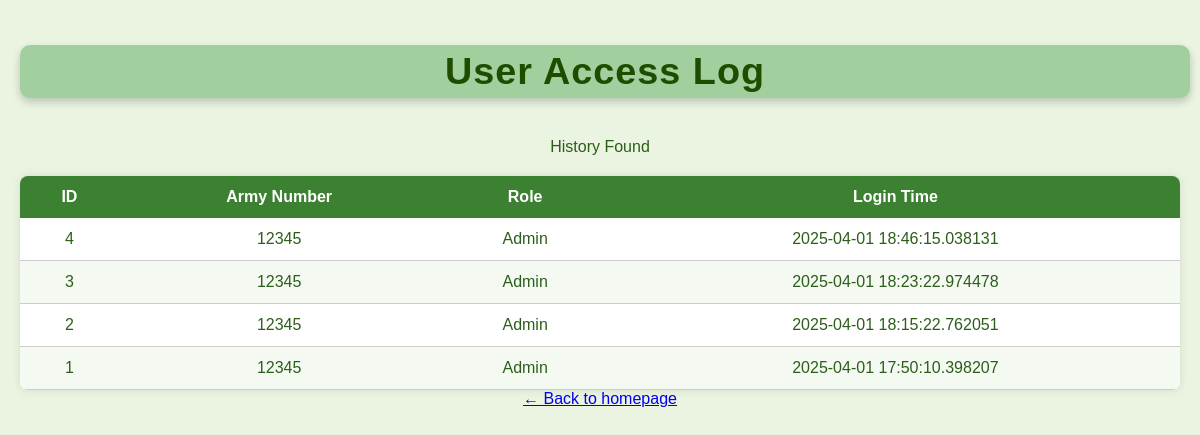
The app's page /history with its own data.
### tables this page shows
CREATE TABLE HISTORY (
                            id INTEGER PRIMARY KEY AUTOINCREMENT,
                            armyNo TEXT NOT NULL,
                            role TEXT NOT NULL,
                            login_time TIMESTAMP DEFAULT CURRENT_TIMESTAMP
                        );

### main.py (the view)
@app.route('/history',methods=['GET'])
def history():
    history = db_Setup.view_history(login_records)
    print(f"history route -")  # Debugging
    return render_template('loginHistory.html', history=history)

### db_Setup.py (called while the page is built)
def view_history(db):
    connection = None
    try:
        connection = sqlite3.connect(db)
        cursor = connection.cursor()
        cursor.execute("SELECT id, armyNo, role, login_time FROM HISTORY ORDER BY login_time DESC")
        records = cursor.fetchall()
        history_list = []
        for record in records:
            history_list.append({
                'id': record[0],
                'armyNo': record[1],
                'role': record[2],
                'login_time': record[3]
            })
        return history_list
    except sqlite3.Error as e:
        print(f"Error retrieving history: {e}")
        return []
    finally:
        if connection:
            connection.close()

### main.py (called while the page is built, shortened)
@app.before_request
def check_csrf_token():
    if '_csrf_token' not in session:
        session['_csrf_token'] = secrets.token_hex(32)  # Generate a random CSRF token
        csrf_token = request.form.get('csrf_token')

def is_login_page():
    return request.endpoint == 'login'

@app.before_request
def check_session_timeout():
    if is_login_page():
        return
    session['last_activity'] = time.time()  # Update last activity time

### templates/loginHistory.html (shortened to what this page needs)
<!DOCTYPE html>
<html lang="en">
<head>
    <link rel="stylesheet" href="{{ url_for('static', filename='css/viewusersCSS.css') }}">
</head>
<body>
    <h1>User Access Log</h1>
    {% if history %}
    <p>History Found</p>
    <table>
    <thead>
        <tr>
            <th>ID</th>
            <th>Army Number</th>
            <th>Role</th>
            <th>Login Time</th>
        </tr>
    </thead>
    <tbody>
        {% for record in history %}
        <tr>
            <td>{{ record.id }}</td>
            <td>{{ record.armyNo }}</td>
            <td>{{ record.role }}</td>
            <td>{{ record.login_time }}</td>
        </tr>
        {% endfor %}
    </tbody>
    </table>
{% else %}
    <p>No history records found.</p>
{% endif %}
    <a href="{{ url_for('homepage') }}" class="back-link">← Back to homepage</a>
</body>
</html>

### static/css/viewusersCSS.css (style rules this page uses)
body { font-family: Arial, sans-serif; background-color: #eaf4e0; color: #2c5e1a; margin: 0; padding: 20px; text-align: center; }
h1 { font-size: 1cm; color: #1f4d00; background-color: #a1d09e; padding: 5px; border-radius: 10px; box-shadow: 0px 4px 8px rgba(0, 0, 0, 0.2); margin-bottom: 40px; width: 100%; max-width: 1500px; font-weight: bold; letter-spacing: 1px; }
table { width: 100%; border-collapse: collapse; margin-top: 20px; background-color: white; border-radius: 8px; overflow: hidden; box-shadow: 0px 0px 10px rgba(0, 0, 0, 0.1); }
th { background-color: #3c8031; color: white; padding: 12px; font-size: 16px; text-align: center; }
td { padding: 12px; text-align: center; border-bottom: 1px solid #ccc; vertical-align: middle; }
tr:nth-child(even) { background-color: #f4f9f2; }

### records on screen
HISTORY: id "4", armyNo "12345", role "Admin", login_time "2025-04-01 18:46:15.038131"
HISTORY: id "3", armyNo "12345", role "Admin", login_time "2025-04-01 18:23:22.974478"
HISTORY: id "2", armyNo "12345", role "Admin", login_time "2025-04-01 18:15:22.762051"
HISTORY: id "1", armyNo "12345", role "Admin", login_time "2025-04-01 17:50:10.398207"
